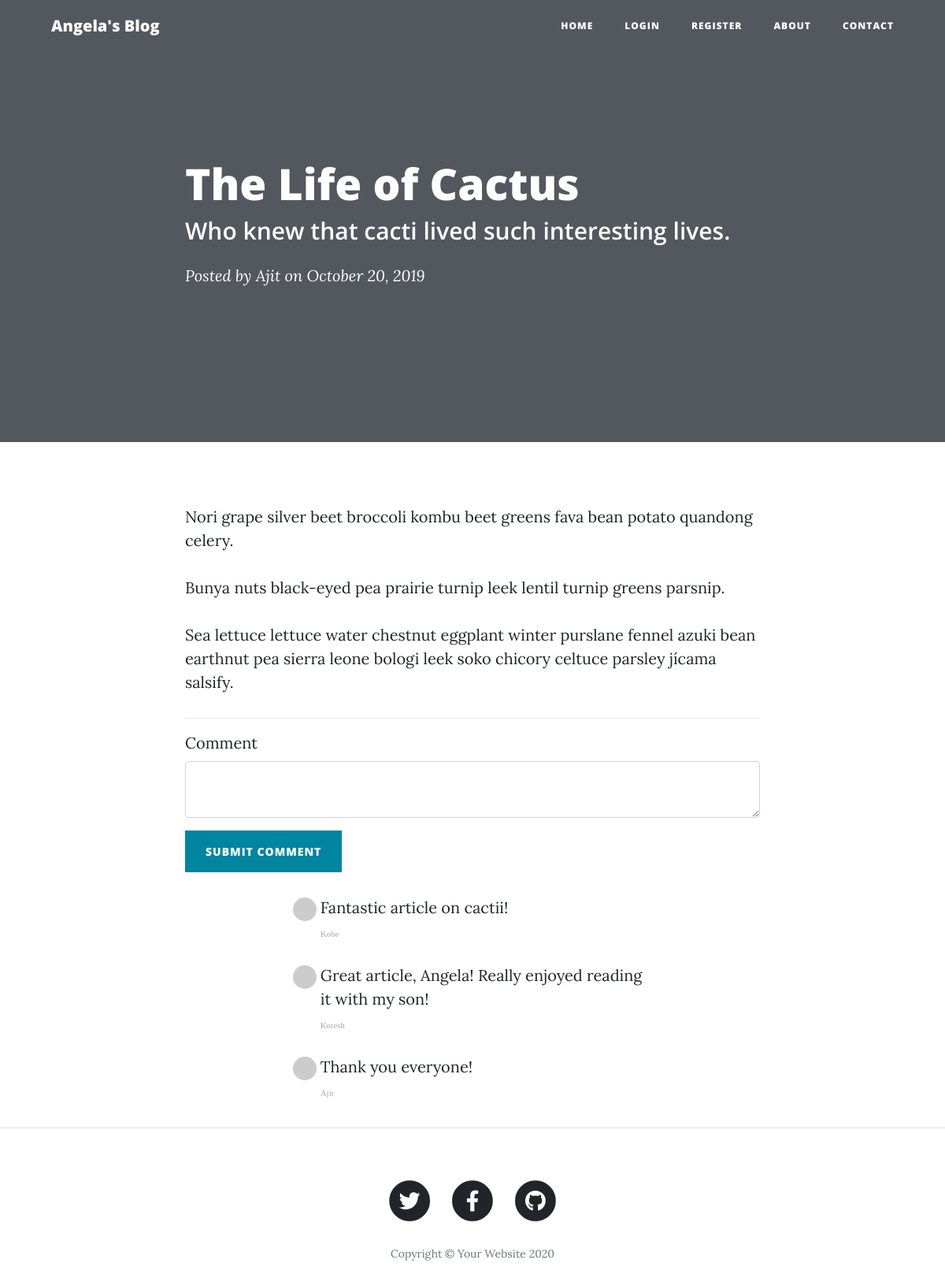
/post/1, run on the app's committed database.
### main.py (models this page shows)
class BlogPost(db.Model):
    __tablename__ = "blog_posts"
    id = db.Column(db.Integer, primary_key=True)
    author_id = db.Column(db.Integer, db.ForeignKey("users.id"))
    author = relationship("User", back_populates="posts")
    title = db.Column(db.String(250), unique=True, nullable=False)
    subtitle = db.Column(db.String(250), nullable=False)
    date = db.Column(db.String(250), nullable=False)
    body = db.Column(db.Text, nullable=False)
    img_url = db.Column(db.String(250), nullable=False)
    comments = relationship("Comment", back_populates="parent_post")

class User(UserMixin, db.Model):
    __tablename__ = "users"
    id = db.Column(db.Integer, primary_key=True)
    email = db.Column(db.String(100), unique=True)
    password = db.Column(db.String(100))
    name = db.Column(db.String(100))
    posts = relationship("BlogPost", back_populates="author")
    comments = relationship("Comment", back_populates="comment_author")

class Comment(db.Model):
    __tablename__ = "comments"
    id = db.Column(db.Integer, primary_key=True)
    text = db.Column(db.Text, nullable=False)
    author_id = db.Column(db.Integer, db.ForeignKey("users.id"))
    comment_author = relationship("User", back_populates="comments")
    post_id = db.Column(db.Integer, db.ForeignKey("blog_posts.id"))
    parent_post = relationship("BlogPost", back_populates="comments")

### main.py (the view, shortened to what this page needs)
@app.route("/post/<int:post_id>", methods=["GET", "POST"])
def show_post(post_id):
    comment_form = CommentForm()
    requested_post = BlogPost.query.get(post_id)
    return render_template("post.html", post=requested_post, current_user=current_user, form=comment_form)

### forms.py
class CommentForm(FlaskForm):
    comment = CKEditorField(label="Comment", validators=[DataRequired()])
    submit = SubmitField("Submit Comment")

### templates/post.html (shortened to what this page needs)
{% import "bootstrap/wtf.html" as wtf %}
{% include "header.html" %}
  <header class="masthead" style="background-image: url('{{post.img_url}}')">
    <div class="overlay"></div>
    <div class="container">
      <div class="row">
        <div class="col-lg-8 col-md-10 mx-auto">
          <div class="post-heading">
            <h1>{{post.title}}</h1>
            <h2 class="subheading">{{post.subtitle}}</h2>
            <span class="meta">Posted by
              <a href="#">{{post.author.name}}</a>
              on {{post.date}}</span>
          </div>
        </div>
      </div>
    </div>
  </header>
  <article>
    <div class="container">
      <div class="row">
        <div class="col-lg-8 col-md-10 mx-auto">
            {{ post.body|safe }}
          <hr>
          {{ wtf.quick_form(form, novalidate=True, button_map={"submit": "primary"}) }}
          <div class="col-lg-8 col-md-10 mx-auto comment">
            {% for comment in post.comments: %}
              <ul class="commentList" >
                <li>
                    <div class="commenterImage">
                      <img src="{{ comment.comment_author.email | gravatar }}">
                    </div>
                    <div class="commentText">
                      <p>{{comment.text|safe}}</p>
                      <span class="date sub-text">{{comment.comment_author.name}}</span>
                    </div>
                </li>
              </ul>
            {% endfor %}
            </div>
          </div>
      </div>
    </div>
  </article>
  <hr>
{% include "footer.html" %}

### templates/header.html (shortened to what this page needs)
<!DOCTYPE html>
<html lang="en">
<head>
  <link href="{{ url_for('static', filename='vendor/bootstrap/css/bootstrap.min.css') }}" rel="stylesheet">
  <link href="{{ url_for('static', filename='vendor/fontawesome-free/css/all.min.css')}}" rel="stylesheet" type="text/css">
  <link href="{{ url_for('static', filename='css/clean-blog.min.css')}}" rel="stylesheet">
</head>
<body>
  <nav class="navbar navbar-expand-lg navbar-light fixed-top" id="mainNav">
    <div class="container">
      <a class="navbar-brand" href="{{url_for('get_all_posts')}}">Angela's Blog</a>
      <div class="collapse navbar-collapse" id="navbarResponsive">
        <ul class="navbar-nav ml-auto">
          <li class="nav-item">
            <a class="nav-link" href="{{ url_for('get_all_posts') }}">Home</a>
          </li>
          {% if not current_user.is_authenticated: %}
          <li class="nav-item">
            <a class="nav-link" href="{{ url_for('login') }}">Login</a>
          </li>
          <li class="nav-item">
            <a class="nav-link" href="{{ url_for('register') }}">Register</a>
          </li>
          {% else: %}
          <li class="nav-item">
            <a class="nav-link" href="{{ url_for('logout') }}">Log Out</a>
          </li>
          {% endif %}
          <li class="nav-item">
            <a class="nav-link" href="{{ url_for('about') }}">About</a>
          </li>
          <li class="nav-item">
            <a class="nav-link" href="{{ url_for('contact') }}">Contact</a>
          </li>
        </ul>
      </div>
    </div>
  </nav>

### templates/footer.html (shortened to what this page needs)
  <footer>
    <div class="container">
      <div class="row">
        <div class="col-lg-8 col-md-10 mx-auto">
          <ul class="list-inline text-center">
            <li class="list-inline-item">
              <a href="#">
                <span class="fa-stack fa-lg">
                  <i class="fas fa-circle fa-stack-2x"></i>
                  <i class="fab fa-twitter fa-stack-1x fa-inverse"></i>
                </span>
              </a>
            </li>
            <li class="list-inline-item">
              <a href="#">
                <span class="fa-stack fa-lg">
                  <i class="fas fa-circle fa-stack-2x"></i>
                  <i class="fab fa-facebook-f fa-stack-1x fa-inverse"></i>
                </span>
              </a>
            </li>
            <li class="list-inline-item">
              <a href="#">
                <span class="fa-stack fa-lg">
                  <i class="fas fa-circle fa-stack-2x"></i>
                  <i class="fab fa-github fa-stack-1x fa-inverse"></i>
                </span>
              </a>
            </li>
          </ul>
          <p class="copyright text-muted">Copyright &copy; Your Website 2020</p>
        </div>
      </div>
    </div>
  </footer>
</body>
</html>

### data on the page
BlogPost: title "The Life of Cactus", subtitle "Who knew that cacti lived such interesting lives.", date "October 20, 2019", body "Nori grape silver beet broccoli kombu beet greens fava bean potato quandong celery. Bunya nuts black-eyed pea prairie turnip leek lentil turnip greens parsnip. Sea lettuce lettuce water chestnut eggplant winter purslane fennel azuki bean earthnut pea sierra leone bologi leek soko chicory celtuce parsley jícama salsify."
User: author.name "Ajit"
Comment: text "Fantastic article on cactii!", comment_author.name "Kobe"
Comment: text "Great article, Angela! Really enjoyed reading it with my son!", comment_author.name "Kotesh"
Comment: text "Thank you everyone!", comment_author.name "Ajit"
